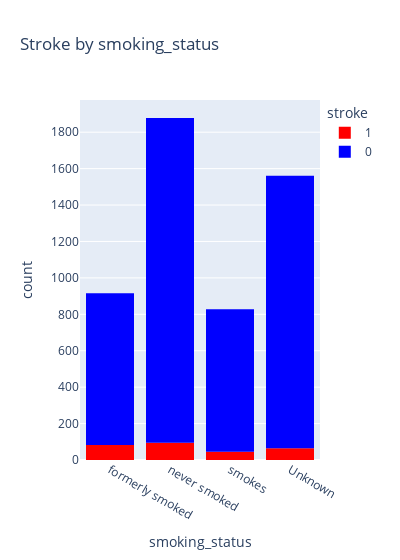

The cell this chart's notebook holds for it:
### Code cell
grafico = px.histogram(data_base1, x="smoking_status", color="stroke", color_discrete_map={1: "red", 0: "blue"}, width=400, title = "Stroke by smoking_status")
# etapa 2: exibir o gráfico
grafico.show()

### Figure 1 — Plotly figure (JSON) as saved in the notebook; plotly's stock layout.template omitted (floating-point values rounded to 4 significant figures; data arrays with more than 128 entries replaced by an {"elided": "..."} marker saying what was removed)
{"data": [{"alignmentgroup": "True", "bingroup": "x", "hovertemplate": "stroke=1<br>smoking_status=%{x}<br>count=%{y}<extra></extra>", "legendgroup": "1", "marker": {"color": "red", "pattern": {"shape": ""}}, "name": "1", "offsetgroup": "1", "orientation": "v", "showlegend": true, "type": "histogram", "x": {"elided": "288 str values"}, "xaxis": "x", "yaxis": "y"}, {"alignmentgroup": "True", "bingroup": "x", "hovertemplate": "stroke=0<br>smoking_status=%{x}<br>count=%{y}<extra></extra>", "legendgroup": "0", "marker": {"color": "blue", "pattern": {"shape": ""}}, "name": "0", "offsetgroup": "0", "orientation": "v", "showlegend": true, "type": "histogram", "x": {"elided": "4894 str values"}, "xaxis": "x", "yaxis": "y"}], "layout": {"barmode": "relative", "legend": {"title": {"text": "stroke"}, "tracegroupgap": 0}, "title": {"text": "Stroke by smoking_status"}, "width": 400, "xaxis": {"anchor": "y", "domain": [0, 1], "title": {"text": "smoking_status"}}, "yaxis": {"anchor": "x", "domain": [0, 1], "title": {"text": "count"}}}}
